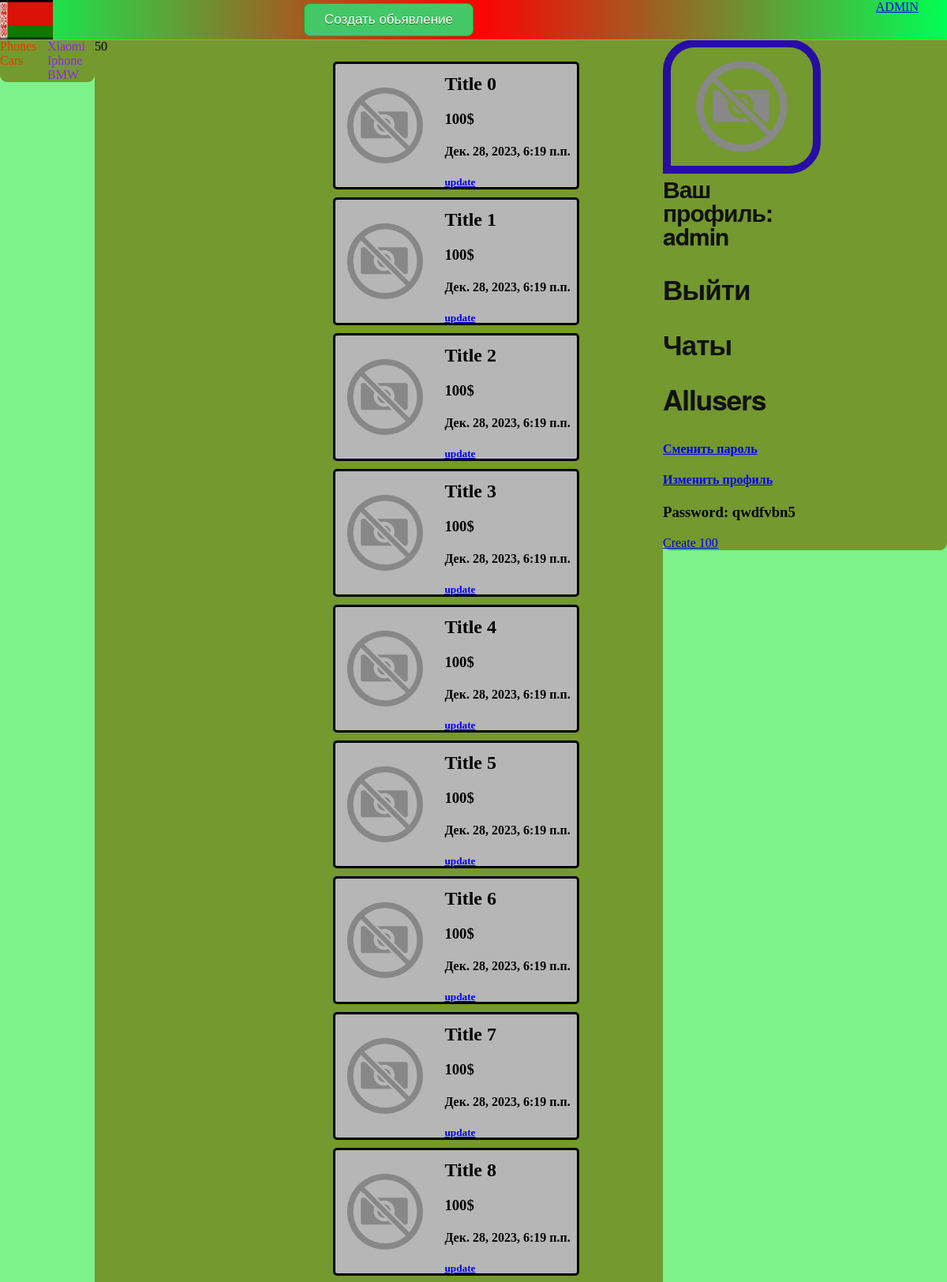
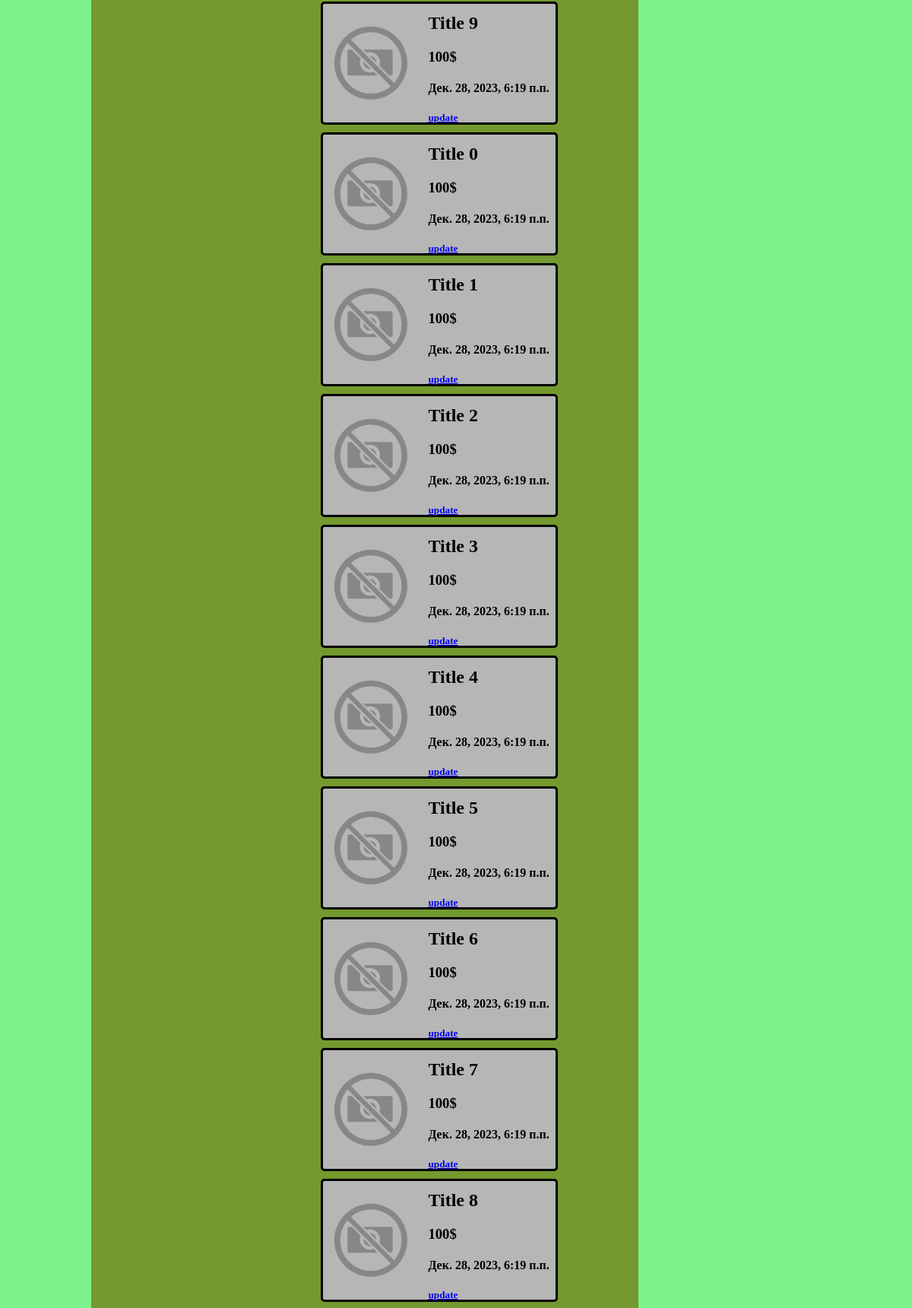
Page /area/ (signed in, upper part) on the committed database (2 pictures, top to bottom).
### svoy01/models.py (models this page shows, shortened)
class Category(MPTTModel):
    name = models.CharField(max_length=50, unique=True)
    parent = TreeForeignKey('self', on_delete=models.CASCADE, blank=True, null=True, related_name='children')
    class MPTTMeta:
        order_insertion_by = ['name']
    class Meta:
        verbose_name = 'Категория'
        verbose_name_plural = 'Категория'
        ordering = ['id']
    def __str__(self):
        return f'{self.name}'
    def get_absolute_url(self):
        return reverse('category', kwargs={'Category_id': self.id})

class Product(models.Model):
    title = models.CharField(max_length=50, verbose_name='Название')
    author = models.ForeignKey(User, blank=True, null=True, default=None, on_delete=models.PROTECT)
    text = models.TextField(verbose_name='Описание')
    cost = models.PositiveIntegerField(default=None, verbose_name='Стоимость', blank=False, )
    photo = models.FileField(blank=True, verbose_name='Главное фото')
    slug = models.SlugField(max_length=255, unique=False, db_index=True, verbose_name='URL')
    condition = models.BooleanField(default=True)
    cat = models.ForeignKey('Category',  verbose_name='Категория', on_delete=models.PROTECT)
    created = models.DateTimeField(auto_now_add=True, auto_now=False, null=True)
    def get_absolute_url(self):
        return reverse('product', kwargs={'pk': self.id, })
    class Meta:
        verbose_name = 'Products'
        verbose_name_plural = 'Products'
        ordering = ['id']

### svoy01/views.py (the view)
# urls.py: path('area/', views.PersonalArea.as_view(), name='area'),
class PersonalArea(ListView):
    template_name = 'svoy01/area.html'
    model = Product
    context_object_name = "Product"
    def get_context_data(self, *, object_list=None, **kwargs):
        context = super(PersonalArea, self).get_context_data()
        context['Category'] = Category.objects.all()
        context['profile_id'] = self.request.user.id
        context['count'] = Product.objects.filter(author=self.request.user.id).count()
        return context
    def get_queryset(self):
        query = Product.objects.filter(author=self.request.user.id)
        return query

### svoy01/templates/svoy01/area.html
{% extends 'svoy01/layout.html' %}
{% load static %}
{% block content %}
    {% for p in Product %}
    {% if p %}
    <div class="pdiv">
        {% if p.photo %}
    <a href='{{ p.get_absolute_url }}'><img style="object-fit: cover; width: 120px; height: 150px;" src="{{ p.photo.url }}"/></a>
        {% else %}
    <a href='{{ p.get_absolute_url }}'><img style="object-fit: cover; width: 120px; height: 150px;" src="{% static 'svoy01/images/placeholder-1000x1000.png' %}"/></a>
        {% endif %}
    <a><h2 class="Product">{{ p.title }}</h2></a>
    <h3 class="Product">{{ p.cost }}$</h3>
    <h4 class="Product">{{ p.created }}</h4>
        <h5 class="Product"><a href="{% url 'update' p.pk %}">update</a></h5>
    </div>
    {% else %}
        <p>niet</p>
    {% endif %}
    {% endfor %}
{% endblock %}
{% block area %}
<h4><a href="{% url 'reset_password' %}">Сменить пароль</a></h4>
<a href="{% url 'update_profile' pk=profile_id%}"><h4>Изменить профиль</h4></a>
{% endblock %}

### svoy01/templates/svoy01/layout.html (shortened to what this page needs)
{% load mptt_tags %}
{% load static %}
<!DOCTYPE html>
<html lang="en">
<head>
    <link rel="stylesheet" href="{% static 'svoy01/css/styles.css' %}">
    <link rel="stylesheet" href="https://cdnjs.cloudflare.com/ajax/libs/font-awesome/4.7.0/css/font-awesome.min.css">
</head>
<body class="body">
<nav class="header">
    <a style="position: absolute; right: 3%;" href="{% url 'admin' %}">ADMIN</a>
    {% if user.is_authenticated %}
        <a class="admin" href="{% url 'create' %}">Создать обьявление</a>
    {% endif %}
    <a href="{% url 'home' %}"><img style=" width: auto; height: 50px;" src="{% static 'svoy01/images/belarus.jpg' %}"></a>
</nav>
<section>
    <section class="sec1">
        <div id="app">
            <section style="width:50%; margin: 0px; float:left;">
            {% for c in Category %}
                {% if c.level == 0 %}
                        <div class="cat" v-on:click="counter = {{ c.id }}">{{ c }}</div>
                {% endif %}
            {% endfor %}
            </section>
            <section style="width:50%; margin: 0px; float:right;">
            {% for c in Category %}
                {% if c.level == 1 %}
                    <a class="subcat" v-if="counter == {{ c.parent_id }}"  href="{{ c.get_absolute_url }}">{{ c.name }}</a>
                {% endif %}
            {% endfor %}
            </section>
            </div>
    </section>
        <section class="sec2">
            {{ count }}
            {% block content %}{% endblock %}
        </section>
    <section class="sec3">
        {% if request.user.is_authenticated %}
            {% if user.profile.photo %}
        <img class="user_img" src="{{ user.profile.photo.url }}"/>
            {% else %}
        <img class="user_img" src="{% static 'svoy01/images/placeholder-1000x1000.png' %}"/>
            {% endif %}
        <a class="text" href="{% url 'area' %}">Ваш профиль: {{ user.username }}</a><a class="text" href="{% url 'logout' %}"><h3>Выйти</h3></a>
        <a class="text" href="{% url 'chats' %}"><h3>Чаты</h3></a>
        <a class="text" href="{% url 'all_users' %}"><h3>Allusers</h3></a>
        {% else %}
        <a class="text" href="{% url 'register' %}"><h3>Регистрация</h3></a><a class="text" href="{% url 'login' %}"><h3>Войти</h3></a>
        {% endif %}
        {% block area %}{% endblock %}
        <h3>Password: qwdfvbn5</h3>
        <a href="{% url 'create_100' %}">Create 100</a>
    </section>
</section>
</body>
</html>

### svoy01/static/svoy01/css/styles.css (style rules this page uses)
.cat { position: relative; color: #e63c00; cursor: pointer; display:block; }
.subcat { position: relative; color: #8A2BE2; cursor: pointer; text-decoration: none; width:20px; display:block; }
.body { background-color: #7cf28b; opacity: 100%; padding:0px; margin: 50px 0px 0px 0px ; }
.pdiv { padding: 3px; width: 300px; height: 150px; position: relative; left: 42%; background-color: #b6b6b6; border-style: solid; border-color: black; border-radius: 5px; margin-bottom: 10px; margin-top: 10px; z-index: 1; }
.Product { position:relative; left:45%;top: -110%; }
.header { position: fixed; top:0; width:100%; height:50px; background-color:gray; background: rgb(0,255,83); background: linear-gradient(90deg, rgba(0,255,83,1) 0%, rgba(255,0,0,1) 50%, rgba(0,255,83,1) 100%); border-bottom: 1px solid #9e9e9e; z-index: 2; }
.sec1 { width:10%; float:left; background-color: #74992e; border-radius: 0px 0px 9px 9px; }
.sec2 { width:60%; float:left; background-color:#74992e; border-radius: 0px 0px 9px 9px; }
.sec3 { width:30%; float:right; background-color:#74992e; border-radius: 0px 0px 9px 9px; }
.user_img { border: 10px solid #280DA4; border-radius: 40px 40px 40px 0px; object-fit: cover; width: 180px; height: 150px; }
.admin { background-color:#44c767; border-radius: 8px; border:1px solid #18ab29; display:inline-block; cursor:pointer; color:#ffffff; font-family:Arial; font-size:17px; padding: 10px 25px; text-decoration:none; text-shadow:0px 1px 0px #2f6627; font-family:Verdana, sans-serif; position: absolute; top: 4px; right: 50%; }
.text { color: #111; font-family: 'Helvetica Neue', sans-serif; font-size: 30px; font-weight: bold; letter-spacing: -1px; line-height: 1; text-align: left; text-decoration: none; transition: 0s; width: 50%; display: block; }

### rows in the picture
Category: name "Phones"
Category: name "Cars"
Category: name "Xiaomi"
Category: name "Iphone"
Category: name "BMW"
Product: title "Title 0", cost "100", created "Дек. 28, 2023, 6:19 п.п."
Product: title "Title 1", cost "100", created "Дек. 28, 2023, 6:19 п.п."
Product: title "Title 2", cost "100", created "Дек. 28, 2023, 6:19 п.п."
Product: title "Title 3", cost "100", created "Дек. 28, 2023, 6:19 п.п."
Product: title "Title 4", cost "100", created "Дек. 28, 2023, 6:19 п.п."
Product: title "Title 5", cost "100", created "Дек. 28, 2023, 6:19 п.п."
Product: title "Title 6", cost "100", created "Дек. 28, 2023, 6:19 п.п."
Product: title "Title 7", cost "100", created "Дек. 28, 2023, 6:19 п.п."
Product: title "Title 8", cost "100", created "Дек. 28, 2023, 6:19 п.п."
Product: title "Title 9", cost "100", created "Дек. 28, 2023, 6:19 п.п."
Product: title "Title 0", cost "100", created "Дек. 28, 2023, 6:19 п.п."
Product: title "Title 1", cost "100", created "Дек. 28, 2023, 6:19 п.п."
Product: title "Title 2", cost "100", created "Дек. 28, 2023, 6:19 п.п."
Product: title "Title 3", cost "100", created "Дек. 28, 2023, 6:19 п.п."
Product: title "Title 4", cost "100", created "Дек. 28, 2023, 6:19 п.п."
Product: title "Title 5", cost "100", created "Дек. 28, 2023, 6:19 п.п."
Product: title "Title 6", cost "100", created "Дек. 28, 2023, 6:19 п.п."
Product: title "Title 7", cost "100", created "Дек. 28, 2023, 6:19 п.п."
Product: title "Title 8", cost "100", created "Дек. 28, 2023, 6:19 п.п."

### other values in the picture
{{ count }} "50"
{{ user.username }} "admin"
